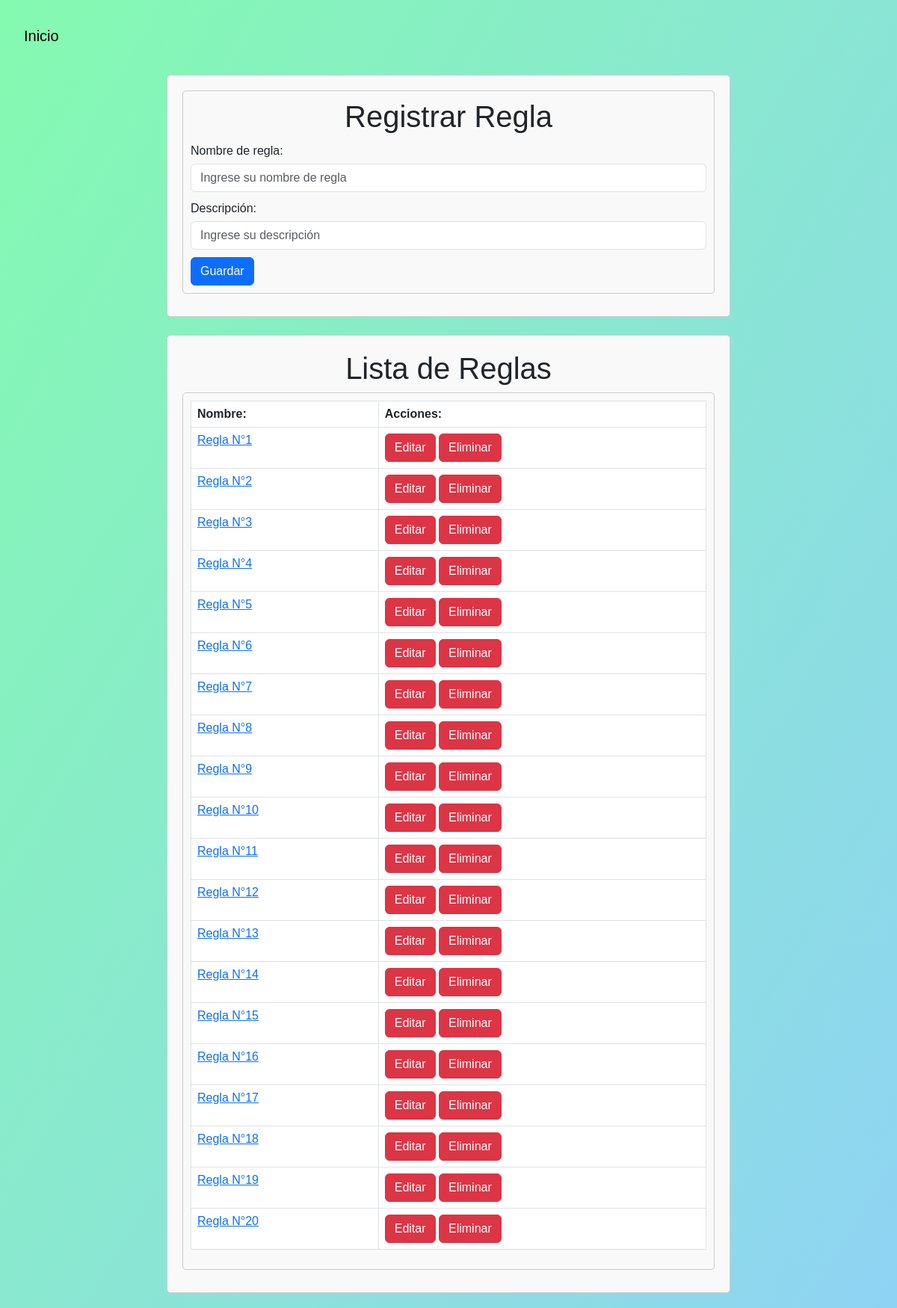
/nueva_regla/, run on the app's committed database.
### dawnbem/models.py (models this page shows, shortened)
class Regla(models.Model):
    nombre_regla = models.CharField(max_length=50)
    descripcion = models.CharField(max_length=300)

### dawnbem/views.py (the view)
# urls.py: path('nueva_regla/', views.nueva_regla, name='reglaNueva'),
def nueva_regla(request):
    if request.method == 'POST':
        form = ReglaForm(request.POST)
        if form.is_valid():
            form.save()
            return redirect('reglaNueva')
    form = ReglaForm()
    regla_list = Regla.objects.all()
    context = {'form': form,
               'regla_list': regla_list
               }
    return render(request, 'reglaNueva.html', context)

### dawnbem/forms.py
class ReglaForm(forms.ModelForm):
    class Meta:
        model = Regla
        fields = ['nombre_regla','descripcion']
        widgets = {
            'nombre_regla': forms.TextInput(
                attrs={
                    'class': 'form-control',
                    'placeholder': 'Ingrese su nombre de regla'
                }
            ),
            'descripcion': forms.TextInput(
                attrs={
                    'class': 'form-control',
                    'placeholder': 'Ingrese su descripción'
                }
            ),
        }
        labels = {
            'nombre_regla': 'Nombre de regla',
            'descripcion': 'Descripción',
        }

### templates/reglaNueva.html (shortened to what this page needs)
{% block contenido %}
    <link href="https://cdn.jsdelivr.net/npm/bootstrap@5.3.0/dist/css/bootstrap.min.css" rel="stylesheet">
    <header>
            <nav class="navbar navbar-expand-lg ">
                <div class="container-fluid">
                  <a class="navbar-brand" href="{% url 'home' %}">Inicio</a>
                </div>
              </nav>
    </header>
    <form id="registrationForm" action="#" method="post">
        <div id="playersContainer">
            <div class="player">
                 <form method="post">
                 <h1>Registrar Regla</h1>
                {{ form }}
                <button type="submit" class="btn btn-primary">Guardar</button>
                </form>
            </div>
        </div>
    </form>
    <form id="registrationForm" action="#" method="post">
    <h1>Lista de Reglas</h1>
        <div id="playersContainer">
            <div class="player">
                <table class="table table-bordered">
                    <thead>
                        <tr>
                            <th>Nombre:</th>
                            <th>Acciones:</th>
                        </tr>
                    </thead>
                    <tbody>
                        {% for regla in regla_list %}
                        <tr>
                            <td>
                                <a href="{% url 'reglaDetail' id=regla.id %}">
                                    {{ regla.nombre_regla}}
                                </a>
                            </td>
                            <td>
                                <a href="{% url 'editar_regla' id=regla.id %}" class="btn btn-danger">Editar</a>
                                <a href="{% url 'eliminar_regla' id=regla.id %}" class="btn btn-danger">Eliminar</a>
                            </td>
                        </tr>
                        {% endfor %}
                    </tbody>
                </table>
            </div>
        </div>
    </form>
{% endblock %}

### templates/reglaNueva.html (style rules this page uses)
h1 { text-align: center; }
form { max-width: 65%; margin: 0 auto; padding: 20px; border: 1px solid #ccc; border-radius: 5px; background-color: #f9f9f9; }
label { display: block; margin-top: 10px; }
input, select { width: 100%; padding: 8px; margin-top: 5px; margin-bottom: 10px; border: 1px solid #ccc; border-radius: 4px; box-sizing: border-box; font-size: 16px; }
#playersContainer { margin-bottom: 10px; }
.player { border: 1px solid #ccc; padding: 10px; border-radius: 5px; margin-bottom: 10px; }

### data on the page
Regla: nombre_regla "Regla N°1"
Regla: nombre_regla "Regla N°2"
Regla: nombre_regla "Regla N°3"
Regla: nombre_regla "Regla N°4"
Regla: nombre_regla "Regla N°5"
Regla: nombre_regla "Regla N°6"
Regla: nombre_regla "Regla N°7"
Regla: nombre_regla "Regla N°8"
Regla: nombre_regla "Regla N°9"
Regla: nombre_regla "Regla N°10"
Regla: nombre_regla "Regla N°11"
Regla: nombre_regla "Regla N°12"
Regla: nombre_regla "Regla N°13"
Regla: nombre_regla "Regla N°14"
Regla: nombre_regla "Regla N°15"
Regla: nombre_regla "Regla N°16"
Regla: nombre_regla "Regla N°17"
Regla: nombre_regla "Regla N°18"
Regla: nombre_regla "Regla N°19"
Regla: nombre_regla "Regla N°20"
